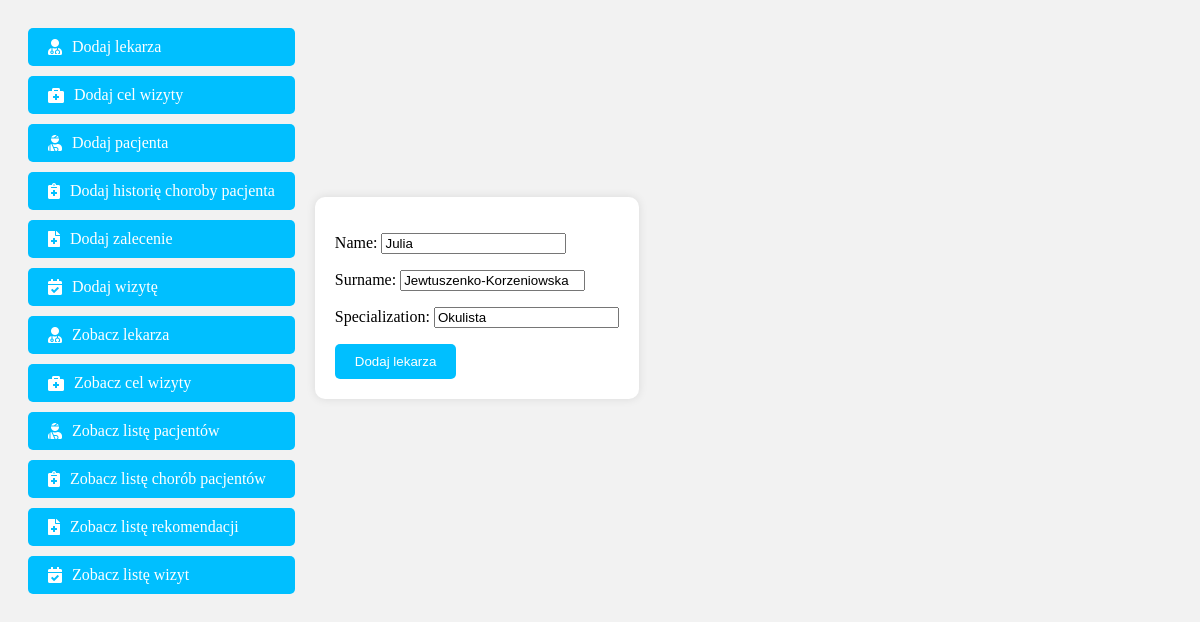
/show_doctors/1/, run on the app's committed database.
### registration/models.py (models this page shows, shortened)
class Doctor(models.Model):
    name = models.CharField(max_length=64)
    surname = models.CharField(max_length=64)
    specialization = models.CharField(max_length=255)

### registration/views.py (the view, shortened to what this page needs)
# urls.py: path('show_doctors/<int:id>/', views.LetEditDoctor.as_view(), name='edit_doctor'),
class LetEditDoctor(View):
    def get(self, request, id):
        doctor = Doctor.objects.get(pk=id)
        form = AddDoctorForm(instance=doctor)
        return render(request, 'add_doctor.html', {'form': form})

### registration/forms.py
class AddDoctorForm(forms.ModelForm):
    class Meta:
        model = Doctor
        fields = '__all__'

### templates/add_doctor.html (shortened to what this page needs)
{% extends 'index.html' %}
{% block content %}
<div class="form-container">
    <form method="post" class="nice-form">
        {{ form.as_p }}
        <button type="submit" class="nice-button">Dodaj lekarza</button>
    </form>
</div>
{% endblock %}

### registration/static/base.css (style rules this page uses)
.contener { background-color: #f2f2f2; display: flex; justify-content: flex-start; padding: 20px; }
.form-container { display: flex; justify-content: space-between; align-items: center; height: 50vh; padding: 0 20px; }
.nice-form { flex: auto; max-width: calc(100% - 10px); margin-top: 100px; background-color: #ffffff; padding: 20px; border-radius: 10px; box-shadow: 0px 0px 10px 0px rgba(0,0,0,0.1); }
.nice-button { background-color: #00bfff; color: white; padding: 10px 20px; border: none; border-radius: 5px; cursor: pointer; transition: background-color 0.3s ease; }

### data on the page
Doctor: name "Julia", surname "Jewtuszenko-Korzeniowska", specialization "Okulista"
